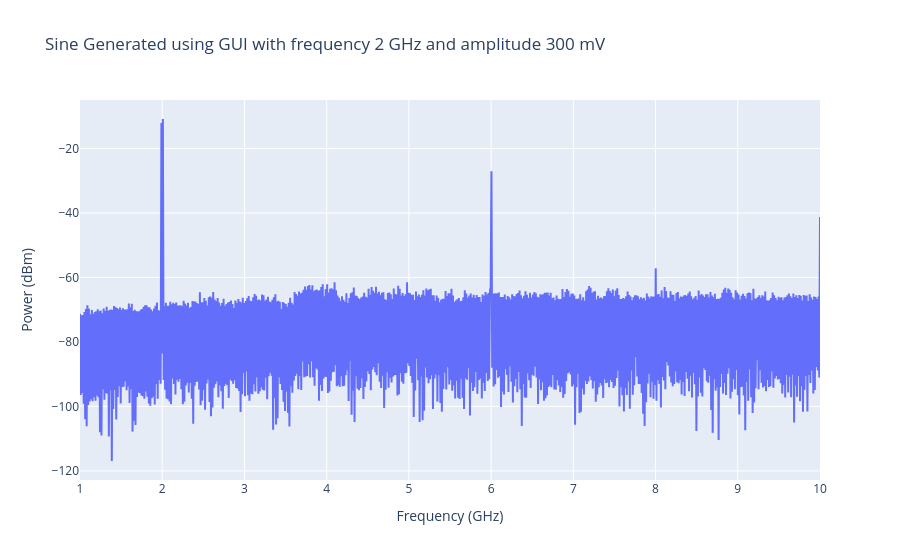

Notebook cell for this chart:
### Code cell
fig = go.Figure()

fig.add_trace(go.Scatter(x = df['Frequency (Hz)'], y = df['Power (dBm)'], mode= 'lines'))
fig.update_layout(
                  title = 'Sine Generated using GUI with frequency 2 GHz and amplitude 300 mV',
                  xaxis_title = 'Frequency (GHz)',
                  yaxis_title = 'Power (dBm)'
)
fig.show()

### Figure 1 — Plotly figure (JSON) as saved in the notebook; plotly's stock layout.template omitted (floating-point values rounded to 4 significant figures; data arrays with more than 128 entries replaced by an {"elided": "..."} marker saying what was removed)
{"data": [{"mode": "lines", "type": "scatter", "x": {"elided": "1001 float values"}, "y": {"elided": "1001 float values"}}], "layout": {"title": {"text": "Sine Generated using GUI with frequency 2 GHz and amplitude 300 mV"}, "xaxis": {"title": {"text": "Frequency (GHz)"}}, "yaxis": {"title": {"text": "Power (dBm)"}}}}
